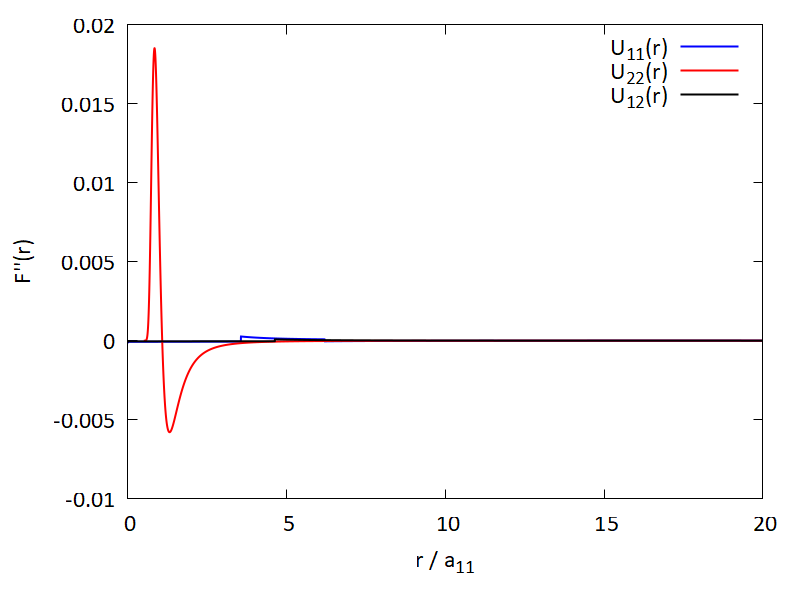

Here is the gnuplot script that generated this plot:
unset multiplot

reset
set encoding iso_8859_1
set term pngcairo enhanced font "Calibri,18" size 800,600
set output      'wF_B56.337G_Fdd.png'
set fit logfile 'wF_B56.337G_Fdd.log'

set sample 1000
#unset key

set style line 1  linetype 1 linewidth 2 lc rgb "blue"
set style line 2  linetype 1 linewidth 2 lc rgb "red"
set style line 3  linetype 1 linewidth 2 lc rgb "black"

set format y
set format x
set xlabel "r / a_{11}"
set ylabel "F''(r)"

plot [0:20][:] \
  'wF_B56.337G_11.txt' u 1:($4*$2) w l ls 1 ti 'U_{11}(r)', \
  'wF_B56.337G_22.txt' u 1:($4*$2) w l ls 2 ti 'U_{22}(r)', \
  'wF_B56.337G_12.txt' u 1:($4*$2) w l ls 3 ti 'U_{12}(r)'

unset multiplot
unset output
reset
set terminal GNUTERM
